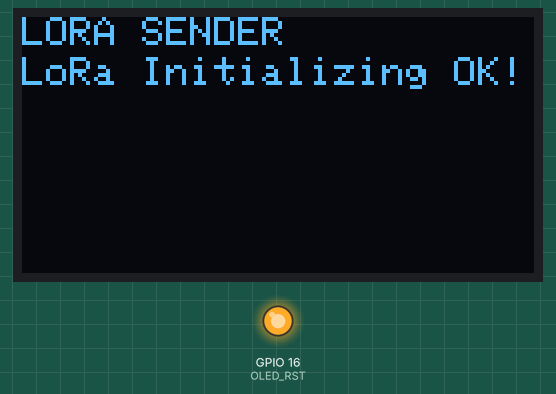
Simulated run of this sketch. Board: ESP32. Parts: 128×64 one-colour display, output pins drawn as LEDs (lit = HIGH). No radio packets arrive unless stated; what the sketch prints to the serial monitor is not drawn.

Above: at 0.2 s.
At 2.3 s:
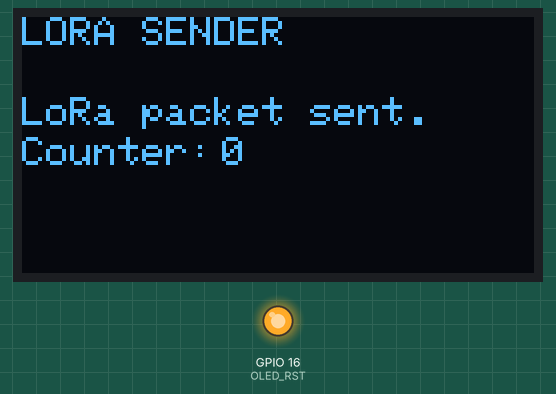
At 12.3 s:
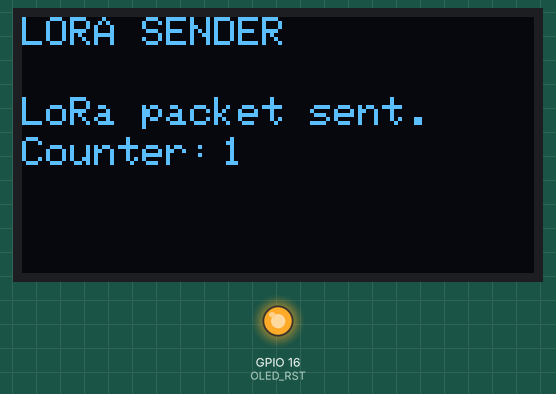

The sketch:

lora_sender.ino
```cpp
/*********
  Rui Santos
  Complete project details at https://RandomNerdTutorials.com/ttgo-lora32-sx1276-arduino-ide/
*********/

//Libraries for LoRa
#include <SPI.h>
#include <LoRa.h>

//Libraries for OLED Display
#include <Wire.h>
#include <Adafruit_GFX.h>
#include <Adafruit_SSD1306.h>

//define the pins used by the LoRa transceiver module
#define SCK 5
#define MISO 19
#define MOSI 27
#define SS 18
#define RST 14
#define DIO0 26

//433E6 for Asia
//866E6 for Europe
//915E6 for North America
#define BAND 915E6

//OLED pins
#define OLED_SDA 4
#define OLED_SCL 15
#define OLED_RST 16
#define SCREEN_WIDTH 128 // OLED display width, in pixels
#define SCREEN_HEIGHT 64 // OLED display height, in pixels

//packet counter
uint16_t counter = 0;


struct MsgStruct {
  uint16_t count;
  char  pangrama[44]; //= "the quick brown fox jump over the crazy dog";
};

union MsgUnion {
  char msg_array[sizeof(MsgStruct)];
  MsgStruct msg;
};


MsgUnion msg_tx;

Adafruit_SSD1306 display(SCREEN_WIDTH, SCREEN_HEIGHT, &Wire, OLED_RST);

void setup() {

  //reset OLED display via software
  pinMode(OLED_RST, OUTPUT);
  digitalWrite(OLED_RST, LOW);
  delay(20);
  digitalWrite(OLED_RST, HIGH);

  //initialize OLED
  Wire.begin(OLED_SDA, OLED_SCL);
  if(!display.begin(SSD1306_SWITCHCAPVCC, 0x3c, false, false)) { // Address 0x3C for 128x32
    Serial.println(F("SSD1306 allocation failed"));
    for(;;); // Don't proceed, loop forever
  }

  display.clearDisplay();
  display.setTextColor(WHITE);
  display.setTextSize(1);
  display.setCursor(0,0);
  display.print("LORA SENDER ");
  display.display();

  //initialize Serial Monitor
  Serial.begin(115200);

  Serial.println("LoRa Sender Test");

  //SPI LoRa pins
  SPI.begin(SCK, MISO, MOSI, SS);
  //setup LoRa transceiver module
  LoRa.setPins(SS, RST, DIO0);


  if (!LoRa.begin(BAND)) {
    Serial.println("Starting LoRa failed!");
    while (1);
  }

  LoRa.setTxPower(20);
  LoRa.setFrequency(915E6);
  LoRa.setSpreadingFactor(7);
  LoRa.setSignalBandwidth(125E3);
  LoRa.setCodingRate4(5);
  LoRa.setPreambleLength(8);
  LoRa.setSyncWord(0x12);

  Serial.println("LoRa Initializing OK!");
  display.setCursor(0,10);
  display.print("LoRa Initializing OK!");
  display.display();
  delay(2000);
  sprintf(msg_tx.msg.pangrama, "the quick brow fox jump over the crazy dog");
}

void loop() {
  int i;
  Serial.print("Sending packet: ");

  msg_tx.msg.count= counter;
  Serial.print(msg_tx.msg.pangrama);
  Serial.println(msg_tx.msg.count);
  //Send LoRa packet to receiver
  LoRa.beginPacket();
  for(i=0;i<sizeof(msg_tx);i++){
    LoRa.write(msg_tx.msg_array[i]);
  }

//  LoRa.print(counter);
  LoRa.endPacket();

  display.clearDisplay();
  display.setCursor(0,0);
  display.println("LORA SENDER");
  display.setCursor(0,20);
  display.setTextSize(1);
  display.print("LoRa packet sent.");
  display.setCursor(0,30);
  display.print("Counter:");
  display.setCursor(50,30);
  display.print(msg_tx.msg.count);
  display.display();

  counter++;

  delay(10000);
}
```

Measured:
- what the display in image 0 shows lasts 2.1 s, from 0.1 s to 2.2 s
- what the display in image 1 shows lasts 10.1 s, from 2.2 s to 12.3 s
